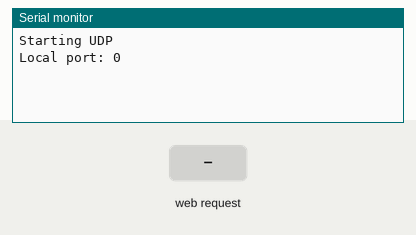
Bench run of a sketch on a simulated ESP8266 (NodeMCU). Shown: the last lines printed to the serial monitor. The test bench sets the inputs (shaded band).

Above: at 1.2 s.
1.3 s: HTTP request GET /Forward received
At 2.5 s:
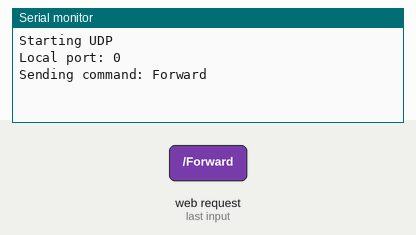
2.8 s: HTTP request GET /Center received
At 3.9 s:
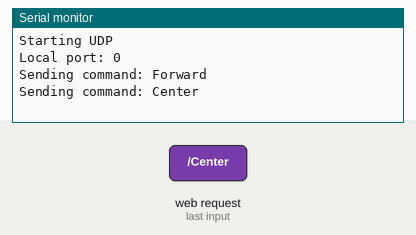
4.3 s: HTTP request GET /OpenHot received
At 5.0 s:
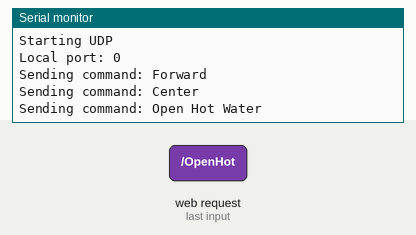
5.8 s: HTTP request GET /CloseHot received
At 6.2 s:
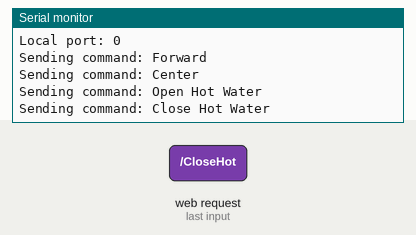
7.3 s: HTTP request GET /OpenCold received
At 8.5 s:
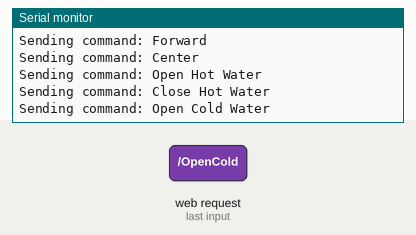
8.8 s: HTTP request GET /CloseCold received
At 9.7 s:
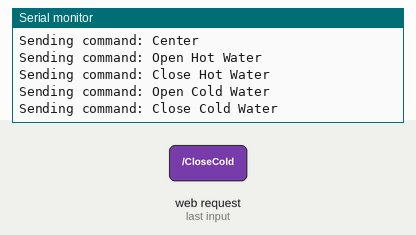

Measured:
- after the input at 1.3 s, the serial monitor: prints a new line at once (image 1)
- after the input at 2.8 s, the serial monitor: prints a new line at once (image 2)
- after the input at 4.3 s, the serial monitor: prints a new line at once (image 3)
- after the input at 5.8 s, the serial monitor: prints a new line at once (image 4)
- after the input at 7.3 s, the serial monitor: prints a new line at once (image 5)
- after the input at 8.8 s, the serial monitor: prints a new line at once (image 6)

The sketch:

esp_udp_server.ino
```cpp
//esp udp server
#include <ESP8266WiFi.h>
#include <WiFiUdp.h>
#include <WiFiClient.h>
#include <ESP8266WebServer.h>
#include <ESP8266mDNS.h>
const char *ssid = "udp_comm";
const char *pass = "password";

unsigned int localPort = 2000; // local port to listen for UDP packets

IPAddress ServerIP(192,168,4,1);
IPAddress waterClientIP(192,168,4,4);
IPAddress trackClientIP(192,168,4,3);

// A UDP instance to let us send and receive packets over UDP
WiFiUDP udp;
ESP8266WebServer server(80);

/*
<meta
     name='viewport'
     content='width=device-width, initial-scale=1.0, maximum-scale=1.0, user-scalable=0'
/>*/

char packetBuffer[UDP_TX_PACKET_MAX_SIZE];   //Where we get the UDP data
const char MAIN_page[] PROGMEM = R"=====(
<HTML><body>

<style>
#box, div{padding: 12px 28px;   width: 100%;
     font-size: 30px;
 width: 100%; height:5%;
}
#submit{
padding: 12px 28px;   width: 100%;
border-radius: 20px;   border: 10px;  font-size: 30px;
 width: 100%; height:10%;
}

button{ padding: 12px 28px;   width: 100%; height:10%;
border-radius: 20px;   border: 10px;  font-size: 30px;   }

</style>


<center> <button name="button"  type="button" id="OpenHot" onmousedown="func(this)" value="OpenHot"> Open Hot Water </button><br style="line-height:1.75"></center>
<center> <button name="button" type="button" id="CloseHot" onmousedown="func(this)" value="CloseHot"> Close Hot Water </button><br style="line-height:1.75"></center>
<center> <button name="button" type="button" id="OpenCold" onmousedown="func(this)" value="OpenCold"> Open Cold Water </button><br style="line-height:1.75"></center>
<center> <button name="button" type="button" id="CloseCold" onmousedown="func(this)" value="CloseCold"> Close Cold Water </button><br style="line-height:1.75"></center>

<script>
var wrapper = document.getElementById('counter');
  var counter;
  var count = 0;

  function start(ele) {
    func(ele);
    counter = setInterval(function() {
      wrapper.innerHTML = count;
      count++;
    }, 500);
  }
  function end(ele) {
    clearInterval(counter)
  }

function func(ele) {
  var xhttp = new XMLHttpRequest();
  var value = ele.getAttribute("value");

  xhttp.open("GET", value, true);
  xhttp.send();
}
</script>


<center>
<h1>
  Current Temperature is : <span id="ADCValue">0</span><br>
</h1>
</center>


<form method="post" action="/save">
<center><h1>Set Temperature:<input id="box" type="text" id="input_txt" name="input_txt" ><h1><br style="line-height:1.75"></center>
<center><input id="submit" type="submit" value="Submit" > <br style="line-height:1.75"></center>
</form>

<script>

setInterval(function() {
  // Call a function repetatively with 2 Second interval
  getData();
}, 200); //2000mSeconds update rate

function getData() {
  var xhttp = new XMLHttpRequest();
  xhttp.onreadystatechange = function() {
    if (this.readyState == 4 && this.status == 200) {
      document.getElementById("ADCValue").innerHTML =
      this.responseText;
    }
  };
  xhttp.open("GET", "readADC", true);
  xhttp.send();
}

</script>

<center><button id="Forward" onmousedown="func(this)"  type ="button" value="Forward"> Forward </button><br style="line-height:1.75"></center>
<center><button id="Center" onmousedown="func(this)"  type ="button" value="Center"> Center </button> <br style="line-height:1.75"></center>
<center><button id="Backward" onmousedown="func(this)"  type ="button" value="Backward"> Reverse </button> <br style="line-height:1.75"></center>

</body>
</HTML>)=====";

void handleRoot() {

  server.send(200, "text/html", MAIN_page);
}

float tempReading=0;
void handleADC() {
 String adcValue = String(tempReading);
 server.send(200, "text/plane", adcValue); //Send ADC value only to client ajax request
}

void handleSave() {
  String str = "Settings Saved ...\r\n";

  Serial.print("number of arguments ");
  Serial.println(server.args());                    // number of arguments

  if (server.args() > 0 ) {
    for ( uint8_t i = 0; i < server.args(); i++ ) {
      str += server.argName(i) + " = " + server.arg(i) + "\r\n";

      Serial.println("Temperature Target Value: "+ server.arg(i) + " F");
      String targetTemp = String(server.arg(i));
      targetTemp.replace("input_txt=", "");
      Serial.println("Sending command: Set target temperature to " + targetTemp);
      udp.beginPacket(waterClientIP, 2000);
      udp.print(targetTemp); //Send one byte to ESP8266
      udp.endPacket();
    }
  }

  server.send(200, "text/html", MAIN_page);

}


//=======================================================================
//                Setup
//=======================================================================
void setup()
{
    Serial.begin(115200);
    Serial.println();
      server.on("/", handleRoot);
    WiFi.softAP(ssid, pass);    //Create Access point
    server.begin();
    //Start UDP
    Serial.println("Starting UDP");
    udp.begin(localPort);
    Serial.print("Local port: ");
    Serial.println(udp.localPort());

    server.on("/readADC", handleADC);

    server.on("/", handleRoot);
  server.on("/Forward", [](){
    Serial.println("Sending command: Forward");
    server.send(200, "text/html", MAIN_page);
    udp.beginPacket(trackClientIP, 2000);
    udp.print("Forward"); //Send one byte to ESP8266
    udp.endPacket();
  });

    server.on("/Center", [](){
    Serial.println("Sending command: Center");

    server.send(200, "text/html", MAIN_page);
    udp.beginPacket(trackClientIP, 2000);
    udp.print("Center"); //Send one byte to ESP8266
    udp.endPacket();

  });
  server.on("/OpenHot", [](){
    Serial.println("Sending command: Open Hot Water");
    server.send(200, "text/html", MAIN_page);
    udp.beginPacket(waterClientIP, 2000);
    udp.print("Open Hot"); //Send one byte to ESP8266
    udp.endPacket();

  });
  server.on("/CloseHot", [](){
    Serial.println("Sending command: Close Hot Water");
    server.send(200, "text/html", MAIN_page);
    udp.beginPacket(waterClientIP, 2000);
    udp.print("Close Hot"); //Send one byte to ESP8266
    udp.endPacket();

  });
  server.on("/OpenCold", [](){
    Serial.println("Sending command: Open Cold Water");
    server.send(200, "text/html", MAIN_page);
    udp.beginPacket(waterClientIP, 2000);
    udp.print("Open Cold"); //Send one byte to ESP8266
    udp.endPacket();

  });
  server.on("/CloseCold", [](){
    Serial.println("Sending command: Close Cold Water");
    server.send(200, "text/html", MAIN_page);
    udp.beginPacket(waterClientIP, 2000);
    udp.print("Close Cold"); //Send one byte to ESP8266
    udp.endPacket();

  });
  server.on("/save", handleSave);

  server.on("/Backward", [](){
    Serial.println("Sending command: Backward");
    server.send(200, "text/html", MAIN_page);
    udp.beginPacket(trackClientIP, 2000);
    udp.print("Backward"); //Send one byte to ESP8266
    udp.endPacket();
  });


}
//======================================================================
//                MAIN LOOP
//======================================================================
String msgRcv;
void handleUPDPacket(){
  String temp;
  Serial.println("UDP Message Recieved: "+ msgRcv);
  if(msgRcv.startsWith("tempReading=")){
    temp = msgRcv;
    temp.replace("tempReading=","" );
    tempReading = temp.toFloat();
    Serial.println("temp = " + String(tempReading));

  }
}
void loop()
{
//    WiFi client = server.available();
    server.handleClient();
    //randVal = random(300);

    int cb = udp.parsePacket();
    if (!cb)
    {
      //If serial data is recived send it to UDP
      if(Serial.available()>0)
        {
        udp.beginPacket(trackClientIP, 2000);
        //Send UDP requests are to port 2000

        char a[1];
        a[0]=char(Serial.read()); //Serial Byte Read
        udp.write(a,1); //Send one byte to ESP8266
        udp.endPacket();
        }
    }
    else {
      // We've received a UDP packet, send it to serial

      for(int i = 0; i<UDP_TX_PACKET_MAX_SIZE; i++) packetBuffer[i] = 0;
      udp.read(packetBuffer, UDP_TX_PACKET_MAX_SIZE); // read the packet into the buffer, we are reading only one byte
      msgRcv = String(packetBuffer);
      handleUPDPacket();
      delay(20);
    }
}
```
